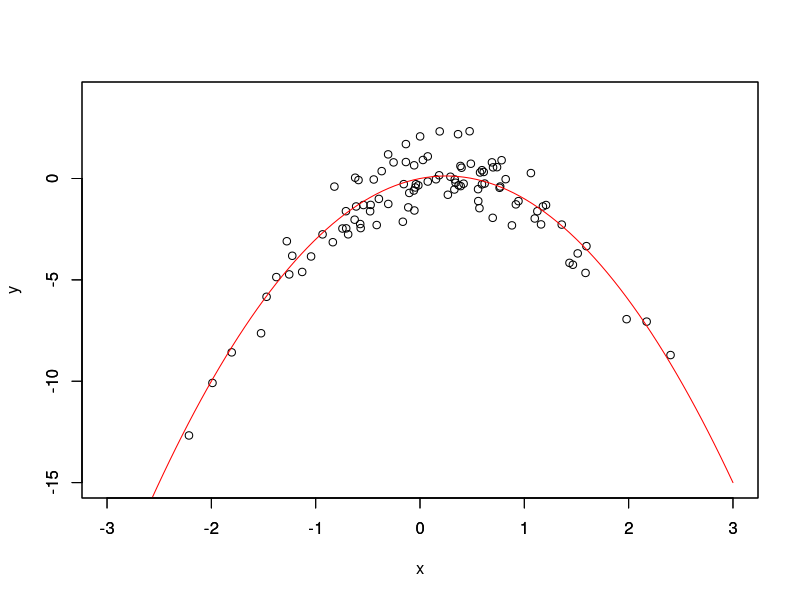

R code for this plot:
## ---- chunk 1
knitr::opts_chunk$set(echo = TRUE)
library(boot)
## ---- chunk 2
set.seed(1)
x=rnorm(100)
y=x-2*x^2+rnorm(100)
## ---- chunk 3
plot(x, y, xlim = range(-3:3), ylim = range(-15:4))
par(new = TRUE)
curve(x - 2*x^2, from = -3, to = 3, xlim = range(-3:3), ylim = range(-15:4), xlab = "", ylab = "", col = "red")
## ---- chunk 4
set.seed(499)
xy.data = data.frame("pred" = x, "resp" = y)

deg1.fit = glm(resp ~ pred, data = xy.data)
deg1.err = cv.glm(xy.data, deg1.fit)
cat("The LOOCV of Option I is: ", deg1.err$delta[1], "\n")

deg2.fit = glm(resp ~ poly(pred, 2), data = xy.data)
deg2.err = cv.glm(xy.data, deg2.fit)
cat("The LOOCV of Option II is: ", deg2.err$delta[1], "\n")

deg3.fit = glm(resp ~ poly(pred, 3), data = xy.data)
deg3.err = cv.glm(xy.data, deg3.fit)
cat("The LOOCV of Option III is: ", deg3.err$delta[1], "\n")

deg4.fit = glm(resp ~ poly(pred, 4), data = xy.data)
deg4.err = cv.glm(xy.data, deg4.fit)
cat("The LOOCV of Option IV is: ", deg4.err$delta[1], "\n")
## ---- chunk 5
set.seed(3)
xy.data = data.frame("pred" = x, "resp" = y)

deg1.fit = glm(resp ~ pred, data = xy.data)
deg1.err = cv.glm(xy.data, deg1.fit)
cat("The LOOCV of Option I is: ", deg1.err$delta[1], "\n")

deg2.fit = glm(resp ~ poly(pred, 2), data = xy.data)
deg2.err = cv.glm(xy.data, deg2.fit)
cat("The LOOCV of Option II is: ", deg2.err$delta[1], "\n")

deg3.fit = glm(resp ~ poly(pred, 3), data = xy.data)
deg3.err = cv.glm(xy.data, deg3.fit)
cat("The LOOCV of Option III is: ", deg3.err$delta[1], "\n")

deg4.fit = glm(resp ~ poly(pred, 4), data = xy.data)
deg4.err = cv.glm(xy.data, deg4.fit)
cat("The LOOCV of Option IV is: ", deg4.err$delta[1], "\n")
